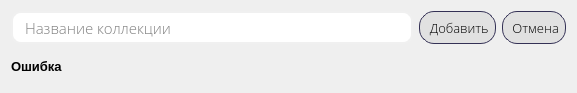
<?xml version="1.0" encoding="UTF-8"?>
<ui version="4.0">
 <class>Collection_add</class>
 <widget class="QDialog" name="Collection_add">
  <property name="geometry">
   <rect>
    <x>0</x>
    <y>0</y>
    <width>577</width>
    <height>93</height>
   </rect>
  </property>
  <property name="minimumSize">
   <size>
    <width>577</width>
    <height>93</height>
   </size>
  </property>
  <property name="maximumSize">
   <size>
    <width>577</width>
    <height>93</height>
   </size>
  </property>
  <property name="focusPolicy">
   <enum>Qt::StrongFocus</enum>
  </property>
  <property name="windowTitle">
   <string>Добавить коллекцию</string>
  </property>
  <property name="windowIcon">
   <iconset>
    <normaloff>photo_data/add_icon.png</normaloff>photo_data/add_icon.png</iconset>
  </property>
  <property name="styleSheet">
   <string notr="true">QLineEdit{
	border: 2px solid rgb(240, 240, 240);
	border-radius: 10px;
	padding-left: 10px;
	padding-right: 10px;
	}

QLineEdit:hover{
	border: 2px solid rgb(211, 211, 211)
	}
QLineEdit:focus{
	border: 2px solid rgb(85, 170, 255);
	}</string>
  </property>
  <layout class="QGridLayout" name="gridLayout">
   <item row="0" column="0">
    <layout class="QVBoxLayout" name="verticalLayout">
     <item>
      <layout class="QHBoxLayout" name="horizontalLayout">
       <item>
        <widget class="QLineEdit" name="lineEdit_collection_name">
         <property name="sizePolicy">
          <sizepolicy hsizetype="Expanding" vsizetype="Preferred">
           <horstretch>0</horstretch>
           <verstretch>0</verstretch>
          </sizepolicy>
         </property>
         <property name="font">
          <font>
           <family>Open Sans Light</family>
           <pointsize>11</pointsize>
           <stylestrategy>PreferDefault</stylestrategy>
          </font>
         </property>
         <property name="focusPolicy">
          <enum>Qt::WheelFocus</enum>
         </property>
         <property name="styleSheet">
          <string notr="true">QLineEdit{
	border: 2px solid rgb(240, 240, 240);
	border-radius: 10px;
	padding-left: 10px;
	padding-right: 10px;
	}

QLineEdit:hover{
	border: 2px solid rgb(211, 211, 211)
	}
QLineEdit:focus{
	border: 2px solid rgb(85, 170, 255);
	}</string>
         </property>
         <property name="text">
          <string/>
         </property>
         <property name="placeholderText">
          <string>Название коллекции</string>
         </property>
        </widget>
       </item>
       <item>
        <widget class="QPushButton" name="btn_save_collection">
         <property name="sizePolicy">
          <sizepolicy hsizetype="Preferred" vsizetype="Preferred">
           <horstretch>0</horstretch>
           <verstretch>0</verstretch>
          </sizepolicy>
         </property>
         <property name="font">
          <font>
           <family>Open Sans Light</family>
           <pointsize>10</pointsize>
          </font>
         </property>
         <property name="toolTip">
          <string>Добавить коллекцию</string>
         </property>
         <property name="styleSheet">
          <string notr="true">QPushButton {
background-color: rgb(225, 225, 225);
border: 1px solid #343155;
padding: 6px; border-radius: 15px;}

QPushButton:hover, QPushButton:clicked { 
background-color: rgb(208, 208, 208); 
border: 1px solid rgb(171, 226, 81);}
QPushButton:pressed {
background-color:rgb(153, 218, 51) ;}</string>
         </property>
         <property name="text">
          <string> Добавить</string>
         </property>
         <property name="icon">
          <iconset>
           <normaloff>photo_data/check_mark.png</normaloff>photo_data/check_mark.png</iconset>
         </property>
         <property name="autoDefault">
          <bool>false</bool>
         </property>
        </widget>
       </item>
       <item>
        <widget class="QPushButton" name="btn_cancel">
         <property name="sizePolicy">
          <sizepolicy hsizetype="Preferred" vsizetype="Preferred">
           <horstretch>0</horstretch>
           <verstretch>0</verstretch>
          </sizepolicy>
         </property>
         <property name="font">
          <font>
           <family>Open Sans Light</family>
           <pointsize>10</pointsize>
          </font>
         </property>
         <property name="toolTip">
          <string>Выйти обратно</string>
         </property>
         <property name="styleSheet">
          <string notr="true">QPushButton {
background-color: rgb(225, 225, 225);
border: 1px solid #343155;
padding: 6px; border-radius: 15px;}

QPushButton:hover, QPushButton:clicked { 
background-color: rgb(208, 208, 208); 
border: 1px solid rgb(225, 78, 78);}
QPushButton:pressed {
background-color:rgb(211, 79, 79);}</string>
         </property>
         <property name="text">
          <string> Отмена</string>
         </property>
         <property name="icon">
          <iconset>
           <normaloff>photo_data/cross.png</normaloff>photo_data/cross.png</iconset>
         </property>
         <property name="autoDefault">
          <bool>false</bool>
         </property>
        </widget>
       </item>
      </layout>
     </item>
     <item>
      <widget class="QLabel" name="label_error">
       <property name="font">
        <font>
         <pointsize>10</pointsize>
         <weight>75</weight>
         <bold>true</bold>
        </font>
       </property>
       <property name="text">
        <string>Ошибка</string>
       </property>
      </widget>
     </item>
    </layout>
   </item>
  </layout>
 </widget>
 <resources>
  <include location="photo_data/icons.qrc"/>
 </resources>
 <connections/>
</ui>
